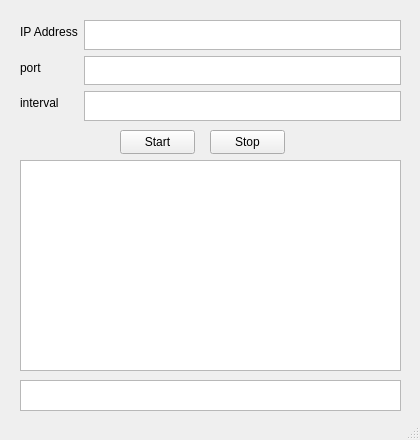
<?xml version="1.0" encoding="UTF-8"?>
<ui version="4.0">
 <class>MainWindow</class>
 <widget class="QMainWindow" name="MainWindow">
  <property name="geometry">
   <rect>
    <x>0</x>
    <y>0</y>
    <width>420</width>
    <height>440</height>
   </rect>
  </property>
  <property name="minimumSize">
   <size>
    <width>420</width>
    <height>440</height>
   </size>
  </property>
  <property name="maximumSize">
   <size>
    <width>420</width>
    <height>440</height>
   </size>
  </property>
  <property name="windowTitle">
   <string>MainWindow</string>
  </property>
  <widget class="QWidget" name="centralwidget">
   <widget class="QWidget" name="formLayoutWidget">
    <property name="geometry">
     <rect>
      <x>20</x>
      <y>20</y>
      <width>381</width>
      <height>101</height>
     </rect>
    </property>
    <layout class="QFormLayout" name="formLayout">
     <item row="0" column="0">
      <widget class="QLabel" name="label">
       <property name="text">
        <string>IP Address</string>
       </property>
      </widget>
     </item>
     <item row="0" column="1">
      <widget class="QPlainTextEdit" name="TE_IP"/>
     </item>
     <item row="1" column="0">
      <widget class="QLabel" name="label_2">
       <property name="text">
        <string>port</string>
       </property>
      </widget>
     </item>
     <item row="1" column="1">
      <widget class="QPlainTextEdit" name="TE_port"/>
     </item>
     <item row="2" column="0">
      <widget class="QLabel" name="label_3">
       <property name="text">
        <string>interval</string>
       </property>
      </widget>
     </item>
     <item row="2" column="1">
      <widget class="QPlainTextEdit" name="TE_interval"/>
     </item>
    </layout>
   </widget>
   <widget class="QTextEdit" name="TE_result">
    <property name="geometry">
     <rect>
      <x>20</x>
      <y>380</y>
      <width>381</width>
      <height>31</height>
     </rect>
    </property>
   </widget>
   <widget class="QPushButton" name="Btn_start">
    <property name="geometry">
     <rect>
      <x>120</x>
      <y>130</y>
      <width>75</width>
      <height>24</height>
     </rect>
    </property>
    <property name="text">
     <string>Start</string>
    </property>
   </widget>
   <widget class="QPushButton" name="Btn_stop">
    <property name="geometry">
     <rect>
      <x>210</x>
      <y>130</y>
      <width>75</width>
      <height>24</height>
     </rect>
    </property>
    <property name="text">
     <string>Stop</string>
    </property>
   </widget>
   <widget class="QPlainTextEdit" name="TE_log">
    <property name="geometry">
     <rect>
      <x>20</x>
      <y>160</y>
      <width>381</width>
      <height>211</height>
     </rect>
    </property>
   </widget>
  </widget>
  <widget class="QStatusBar" name="statusbar"/>
 </widget>
 <resources/>
 <connections/>
</ui>
